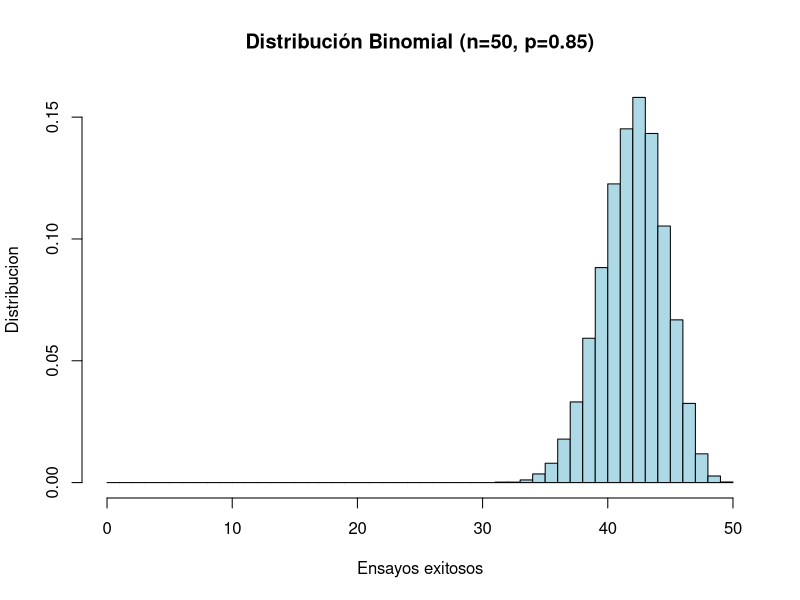

This chart was generated by the following R code: (Note: this script raises an error after producing the figure.)
# -----------------------------------------------
# Nombre: [Tu Nombre]
# Cédula: [Tu Cédula]
# Ejercicio 2: Distribución Binomial
# -----------------------------------------------

# a) Simulación de 20,000 muestras
set.seed(1)  
n_pruebas <- 50     #total de pruebas a realizar
p_exito <- 0.85     #probabilidad de exito por prueba
muestras <- rbinom(n = 20000, size = n_pruebas, prob = p_exito)

# b) Probabilidad de al menos 45 éxitos (P(X >= 45), 6 sumas )
prob_simulada <- mean(muestras >= 45)               # muestras>=45 es una condicion, lo que convierte al vector muestras en un vector de 1's y 0's
prob_teorica <- 1 - pbinom(44, n_pruebas, p_exito)  # P(X >= 45)
                                                    # mean() calcula el promedio de los valores en un vector, en este caso, el promedio de 1's (max(1)/20000)

# Comparación
cat("Probabilidad simulada (≥45 éxitos):", round(prob_simulada, 4), "\n")
cat("Probabilidad teórica (≥45 éxitos):",  round(prob_teorica, 4),  "\n")

# c) Histograma y densidad teórica
hist(
   muestras,                                        #vector de valores (en este caso, pruebas exitosas)
   breaks = seq(0, n_pruebas),                      #barras para cada valor (0=sin exito, 50 maximo de exitos)
   freq = FALSE,                                    #falso, dara la probabilidad de tener x exitos
   main = "Distribución Binomial (n=50, p=0.85)",   #titulo del plot
   xlab = "Ensayos exitosos",                       #titulo del eje x
   ylab = "Distribucion",                           #titulo del eje y
   col = "lightblue"
)

# Superponer densidad teórica
valores_xlab <- 0:n_pruebas                         #valores del eje x
valores_ylab <- dbinom(x_vals, n_pruebas, p_exito)  #vector con los valores para X=n
lines(valores_xlab, 
      valores_ylab, 
      type = "b", 
      col = "red", 
      lwd = 2
    )

# cuadro indicando el color de las funciones    
legend("topright", 
       legend = c("Simulación", "Teórica"),
       fill = c("lightgreen", "red"))
     